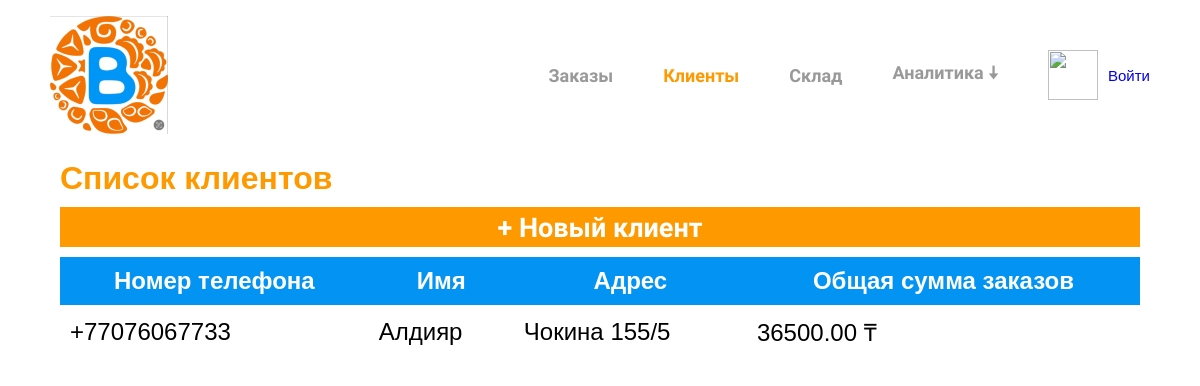
The page /clients/ on the database as committed earlier.
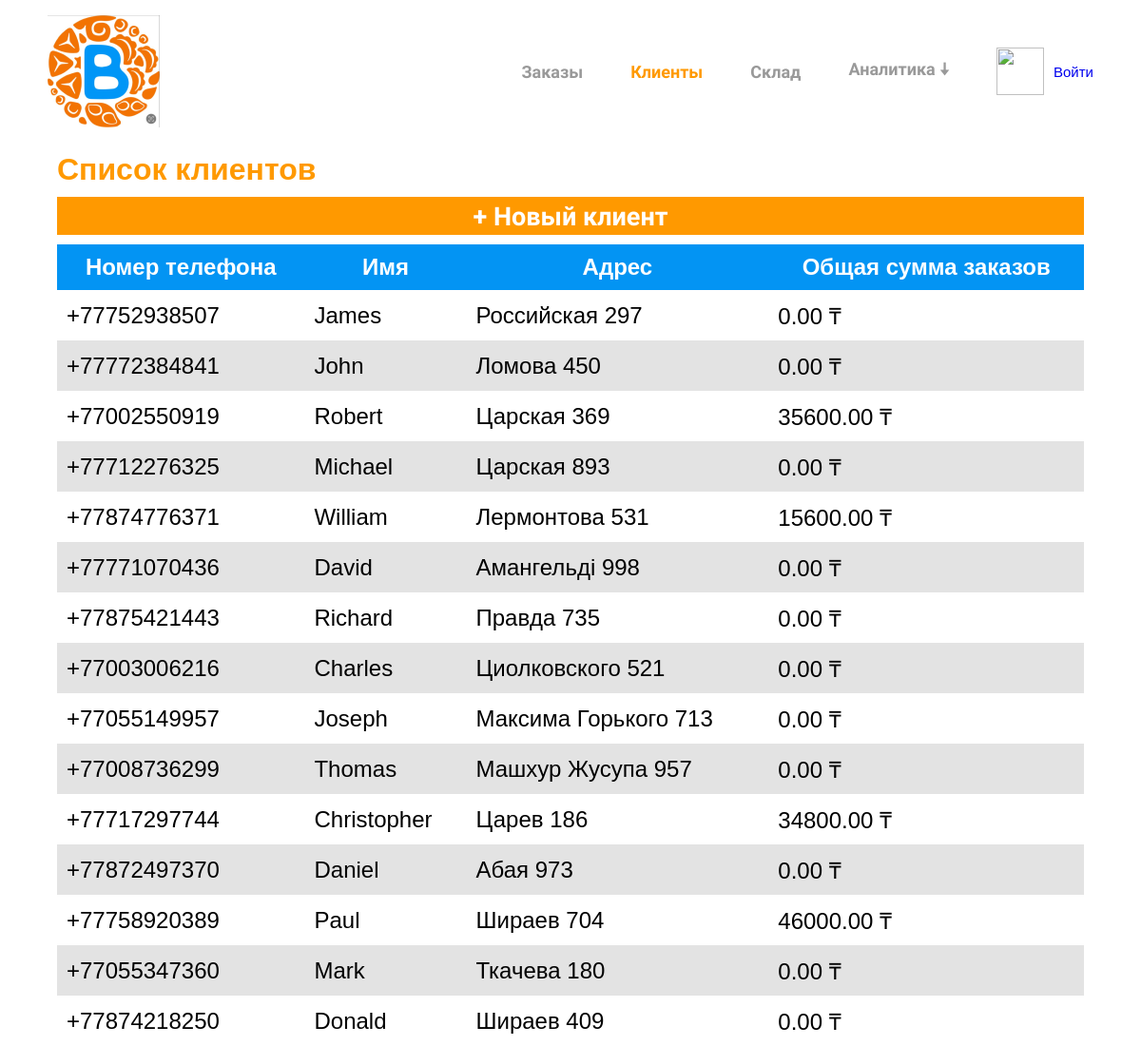
The same page on the database as committed later.
### clients/models.py (models this page shows, shortened)
class Client(models.Model):
    phone_number = models.CharField(verbose_name="Номер телефона", max_length=15, unique=True, primary_key=True)
    password = models.CharField(verbose_name="Пароль", max_length=100, default="12345678")
    name = models.CharField(verbose_name="Имя", max_length=100)
    address = models.CharField(verbose_name="Адрес", max_length=150)
    total = models.DecimalField(verbose_name="Общая сумма заказов", default=0, max_digits=20, decimal_places=2)
    created_at = models.DateTimeField(auto_now_add=True)
    is_active = models.BooleanField(default=True)
    class Meta:
        ordering = ["-created_at"]

### clients/views.py (the view)
# urls.py: path('', views.clients_list_view, name="clients_list"),
def clients_list_view(request):
    clients = Client.objects.filter(is_active=True)
    orders = Order.objects.all()
    paginator = Paginator(clients, 15)
    page = request.GET.get('page')
    clients_only = request.GET.get('clients_only')
    try:
        clients = paginator.page(page)
    except PageNotAnInteger:
        clients = paginator.page(1)
    except EmptyPage:
        if clients_only:
            return HttpResponse('')
        clients = paginator.page(paginator.num_pages)
    if clients_only:
        return render(request, 'clients/clients_only_list.html',{
            'section': 'clients',
            "clients": clients,
            'orders': orders,
        })
    return render(request, 'clients/clients_list.html', {
        "section": "clients",
		"clients": clients,
        'orders': orders,
	})

### templates/clients/clients_list.html (shortened to what this page needs)
{% extends 'base.html' %}
{% load filters %}
{% load static %}
{% block link %}
	<link rel="stylesheet" href="{% static 'css/clients_list.css' %}">
{% endblock link %}
{% block body %}
	<h1>Список клиентов</h1>
	<div class="center">
		<button><a href="{% url 'clients_create' %}">+ Новый клиент</a></button>
		<table id="table">
			<tr>
				<th onclick="window.location='{% url 'clients_list_order_by' "phone_number" %}'">Номер телефона</th>
				<th onclick="window.location='{% url 'clients_list_order_by' "name" %}'">Имя</th>
				<th onclick="window.location='{% url 'clients_list_order_by' "address" %}'">Адрес</th>
				<th onclick="window.location='{% url 'clients_list_order_by' "total" %}'">Общая сумма заказов</th>
			</tr>
			{% for client in clients %}
				{% if forloop.counter0|divisibleby:2 %}
					<tr onclick="window.location='{% url 'clients_detail' client.phone_number %}'" class="white">
						<td>+{{client.phone_number}}</td>
						<td>{{client.name}}</td>
						<td>{{client.address}}</td>
						<td>{{ client.total }} ₸ </td>
					</tr>
				{% else %}
					<tr onclick="window.location='{% url 'clients_detail' client.phone_number %}'" class="gray">
						<td>+{{client.phone_number}}</td>
						<td>{{client.name}}</td>
						<td>{{client.address}}</td>
						<td>{{ client.total }} ₸ </td>
					</tr>
				{% endif %}
			{% endfor %}
		</table>
	</div>
{% endblock body %}

Rows that differ between the two databases and show on the page:
no longer on this page (row unchanged): Client: phone_number "77076067733", name "Алдияр", address "Чокина 155/5", total "36500.00"
added Client: phone_number "77752938507", name "James", address "Российская 297", total "0.00"
added Client: phone_number "77772384841", name "John", address "Ломова 450", total "0.00"
added Client: phone_number "77002550919", name "Robert", address "Царская 369", total "35600.00"
added Client: phone_number "77712276325", name "Michael", address "Царская 893", total "0.00"
added Client: phone_number "77874776371", name "William", address "Лермонтова 531", total "15600.00"
added Client: phone_number "77771070436", name "David", address "Амангельді 998", total "0.00"
added Client: phone_number "77875421443", name "Richard", address "Правда 735", total "0.00"
added Client: phone_number "77003006216", name "Charles", address "Циолковского 521", total "0.00"
added Client: phone_number "77055149957", name "Joseph", address "Максима Горького 713", total "0.00"
added Client: phone_number "77008736299", name "Thomas", address "Машхур Жусупа 957", total "0.00"
added Client: phone_number "77717297744", name "Christopher", address "Царев 186", total "34800.00"
added Client: phone_number "77872497370", name "Daniel", address "Абая 973", total "0.00"
added Client: phone_number "77758920389", name "Paul", address "Шираев 704", total "46000.00"
added Client: phone_number "77055347360", name "Mark", address "Ткачева 180", total "0.00"
added Client: phone_number "77874218250", name "Donald", address "Шираев 409", total "0.00"
